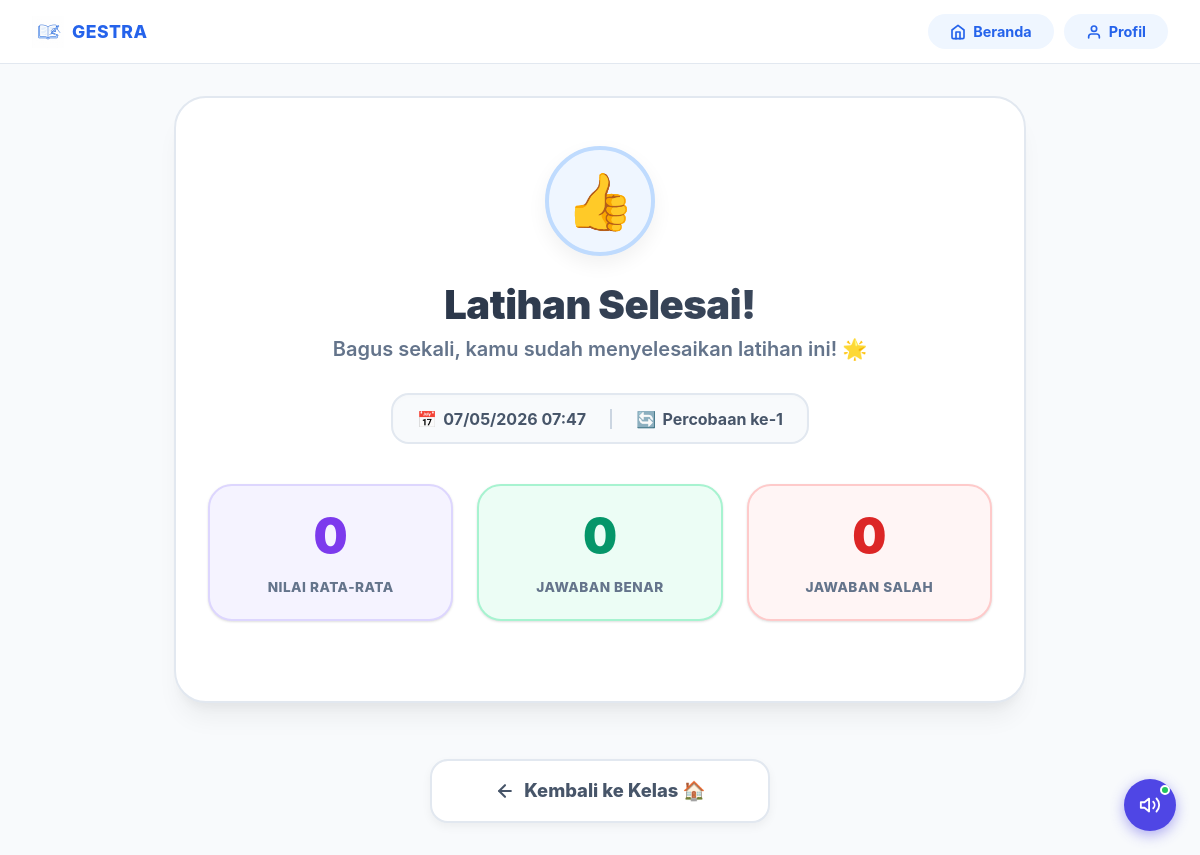
The page /murid/latihan/6/hasil (signed in) on the database its author committed.
### app/models/latihan.py (models this page shows)
class Jawaban(Base):
    __tablename__ = "jawaban"
    id = Column(Integer, primary_key=True, index=True)
    latihan_id = Column(Integer, ForeignKey("latihan.id"), index=True)
    siswa_id = Column(Integer, ForeignKey("users.id"), index=True)
    kelas_id = Column(Integer, ForeignKey("kelas.id"), index=True)
    jawaban = Column(Text)
    benar = Column(Boolean, default=False)
    nilai = Column(Integer, default=0)  # 0-100
    attempts_count = Column(Integer, default=1)
    dikumpulkan_pada = Column(DateTime, default=datetime.utcnow)
    dikoreksi_pada = Column(DateTime, nullable=True)
    latihan = relationship("Latihan", back_populates="jawaban_siswa")
    siswa = relationship("User")
    kelas = relationship("Kelas")

### app/routes/murid.py (the view)
@router.get("/latihan/{latihan_id}/hasil", response_class=HTMLResponse)
async def lihat_hasil_jawaban(
    request: Request,
    latihan_id: int,
    db: Session = Depends(get_db)
):
    user = get_current_user(request, db)
    if not user or user.role != "murid":
        return RedirectResponse(url="/login")
    latihan = get_latihan_by_id(db, latihan_id)
    if not latihan:
        return RedirectResponse(url="/murid/dashboard")
    jawaban = get_current_user(request, db) # Oops, this was wrong in the previous version too, but I'll use get_jawaban_siswa
    from app.services.latihan import get_jawaban_siswa
    jawaban = get_jawaban_siswa(db, latihan_id, user.id)
    if not jawaban:
        return RedirectResponse(
            url=f"/murid/kelas/{latihan.kelas_id}/latihan"
        )
    kelas = get_kelas_by_id(db, latihan.kelas_id)
    detail_jawaban = []
    total_soal = 0
    total_benar = 0
    total_salah = 0
    is_json = False
    if jawaban and jawaban.jawaban:
        try:
            parsed = json.loads(jawaban.jawaban)
            if isinstance(parsed, list):
                detail_jawaban = parsed
                total_soal = len(detail_jawaban)
                total_benar = sum(1 for item in detail_jawaban if item.get("benar", False))
                total_salah = total_soal - total_benar
                is_json = True
        except Exception as e:
            print(f"Fallback parsing old format in lihat_hasil_jawaban: {e}")
    return templates.TemplateResponse(
        request=request,
        name="murid/hasil-jawaban.html",
        context={
            "user": user,
            "kelas": kelas,
            "latihan": latihan,
            "jawaban": jawaban,
            "detail_jawaban": detail_jawaban,
            "total_soal": total_soal,
            "total_benar": total_benar,
            "total_salah": total_salah,
            "is_json": is_json
        }
    )

### app/templates/murid/hasil-jawaban.html (shortened to what this page needs)
{% extends "layout.html" %}
{% block content %}
<div class="container">
    <div class="result-header-card">
        <div
            class="status-avatar {% if latihan.izinkan_lihat_hasil and jawaban.nilai >= 70 %}perfect{% else %}neutral{% endif %}">
            {% if latihan.izinkan_lihat_hasil %}
            {% if jawaban.nilai >= 70 %}
            🎉
            {% else %}
            👍
            {% endif %}
            {% else %}
            🚀
            {% endif %}
        </div>
        <h1>Latihan Selesai!</h1>
        <p class="subtitle">Bagus sekali, kamu sudah menyelesaikan latihan ini! 🌟</p>
        <div
            style="background: #f8fafc; border-radius: 18px; padding: 0.85rem 1.5rem; display: inline-flex; align-items: center; gap: 1.5rem; font-weight: 700; color: #475569; border: 2px solid #e2e8f0; margin-bottom: 2.5rem; box-shadow: inset 0 2px 4px rgba(0,0,0,0.01);">
            <div style="display: flex; align-items: center; gap: 0.4rem;">
                <span>📅</span> {{ jawaban.dikumpulkan_pada.strftime('%d/%m/%Y %H:%M') }}
            </div>
            <div style="width: 2px; height: 20px; background: #cbd5e1;"></div>
            <div style="display: flex; align-items: center; gap: 0.4rem;">
                <span>🔄</span> Percobaan ke-{{ jawaban.attempts_count }}
            </div>
        </div>
        {% if latihan.izinkan_lihat_hasil %}
        <div class="stats-grid">
            <div class="stat-card score">
                <div class="val">{{ jawaban.nilai }}</div>
                <div class="label">Nilai Rata-rata</div>
            </div>
            <div class="stat-card correct">
                <div class="val">{{ total_benar }}</div>
                <div class="label">Jawaban Benar</div>
            </div>
            <div class="stat-card incorrect">
                <div class="val">{{ total_salah }}</div>
                <div class="label">Jawaban Salah</div>
            </div>
        </div>
        {% endif %}
    </div>
    <div class="actions-panel">
            <a href="/murid/kelas/{{ kelas.id }}/latihan" class="btn-action secondary">
                <svg width="20" height="20" viewBox="0 0 24 24" fill="none" stroke="currentColor" stroke-width="2.5"
                    stroke-linecap="round" stroke-linejoin="round">
                    <line x1="19" y1="12" x2="5" y2="12"></line>
                    <polyline points="12 19 5 12 12 5"></polyline>
                </svg>
                Kembali ke Kelas 🏠
            </a>
    </div>
</div>
{% endblock %}

### app/static/css/global.css (style rules this page uses)
:root { --blue-50: #EFF6FF; --blue-100: #DBEAFE; --blue-200: #BFDBFE; --blue-300: #93C5FD; --blue-400: #60A5FA; --blue-500: #3B82F6; --blue-600: #2563EB; --blue-700: #1D4ED8; --blue-800: #1E40AF; --gray-50: #F8FAFC; --gray-100: #F1F5F9; --gray-200: #E2E8F0; --gray-300: #CBD5E1; --gray-400: #94A3B8; --gray-500: #64748B; --gray-700: #334155; --gray-900: #0F172A; --white: #FFFFFF; --radius-sm: 8px; --radius-md: 14px; --radius-lg: 20px; --radius-xl: 28px; --shadow-sm: 0 1px 3px rgba(0, 0, 0, .08), 0 1px 2px rgba(0, 0, 0, .06); --shadow-md: 0 4px 16px rgba(37, 99, 235, .10); --shadow-lg: 0 8px 32px rgba(37, 99, 235, .14); --transition: all .22s ease; --font: 'Nunito', sans-serif; }
*, *::before, *::after { box-sizing: border-box; margin: 0; padding: 0; }
html { scroll-behavior: smooth; }
body { font-family: var(--font); background-color: var(--gray-50); color: var(--gray-900); min-height: 100vh; -webkit-font-smoothing: antialiased; }
a { text-decoration: none; color: inherit; }
.stats-grid { display: grid; grid-template-columns: repeat(auto-fit, minmax(200px, 1fr)); gap: 20px; margin-bottom: 32px; }
.stat-card { background: var(--white); padding: 24px; border-radius: var(--radius-lg); border: 1.5px solid var(--gray-200); box-shadow: var(--shadow-sm); display: flex; flex-direction: column; gap: 8px; transition: var(--transition); }

### app/templates/murid/hasil-jawaban.html (style rules this page uses)
:root { --primary-gradient: linear-gradient(135deg, #3b82f6 0%, #8b5cf6 100%); --success-gradient: linear-gradient(135deg, #10b981 0%, #059669 100%); --danger-gradient: linear-gradient(135deg, #ef4444 0%, #dc2626 100%); --primary-light: #eff6ff; --success-light: #ecfdf5; --danger-light: #fff5f5; --radius-lg: 24px; --radius-xl: 32px; --shadow-md: 0 10px 25px -5px rgba(59, 130, 246, 0.05), 0 8px 10px -6px rgba(59, 130, 246, 0.05); --shadow-lg: 0 20px 25px -5px rgba(0, 0, 0, 0.05), 0 10px 10px -5px rgba(0, 0, 0, 0.04); }
body { background-color: #f8fafc; font-family: 'Outfit', 'Inter', sans-serif; }
.container { max-width: 900px; margin: 2rem auto; padding: 0 1.5rem; }
.result-header-card { background: white; border-radius: var(--radius-xl); padding: 3rem 2rem; text-align: center; box-shadow: var(--shadow-lg); border: 2px solid #e2e8f0; margin-bottom: 2.5rem; position: relative; overflow: hidden; }
.status-avatar { width: 110px; height: 110px; border-radius: 50%; display: flex; align-items: center; justify-content: center; font-size: 3.5rem; margin: 0 auto 1.5rem auto; box-shadow: 0 8px 20px rgba(0, 0, 0, 0.06); animation: scaleUp 0.6s cubic-bezier(0.34, 1.56, 0.64, 1); }
.status-avatar.neutral { background: var(--primary-light); border: 4px solid #bfdbfe; }
.result-header-card h1 { font-size: 2.5rem; font-weight: 900; background: linear-gradient(135deg, #1e293b 0%, #475569 100%); -webkit-background-clip: text; -webkit-text-fill-color: transparent; margin-bottom: 0.5rem; letter-spacing: -0.5px; }
.result-header-card p.subtitle { font-size: 1.25rem; color: #64748b; margin-bottom: 2rem; font-weight: 600; }
.stats-grid { display: grid; grid-template-columns: 1fr 1fr 1fr; gap: 1.5rem; margin-bottom: 2rem; }
.stat-card { background: #f8fafc; border-radius: var(--radius-lg); padding: 1.5rem; text-align: center; border: 2px solid #e2e8f0; transition: transform 0.3s cubic-bezier(0.175, 0.885, 0.32, 1.275), box-shadow 0.3s; }
.stat-card .val { font-size: 3rem; font-weight: 900; color: #1e293b; line-height: 1.1; }
.stat-card .label { font-size: 0.85rem; font-weight: 800; color: #64748b; text-transform: uppercase; margin-top: 0.5rem; letter-spacing: 0.5px; }
.stat-card.score { background: #f5f3ff; border-color: #ddd6fe; }
.stat-card.score .val { color: #7c3aed; }
.stat-card.correct { background: var(--success-light); border-color: #a7f3d0; }
.stat-card.correct .val { color: #059669; }
.stat-card.incorrect { background: var(--danger-light); border-color: #fecaca; }
.stat-card.incorrect .val { color: #dc2626; }
.actions-panel { display: flex; flex-direction: column; align-items: center; gap: 1rem; margin-top: 3.5rem; }
.btn-action { width: 100%; max-width: 340px; padding: 1.15rem; border-radius: 18px; font-weight: 800; font-size: 1.15rem; text-decoration: none; display: flex; align-items: center; justify-content: center; gap: 0.6rem; transition: all 0.25s cubic-bezier(0.4, 0, 0.2, 1); border: none; cursor: pointer; box-shadow: 0 4px 10px rgba(0, 0, 0, 0.05); }
.btn-action.secondary { background: white; color: #475569; border: 2px solid #e2e8f0; }

### rows shown on the page
Jawaban: dikumpulkan_pada "07/05/2026 07:47", attempts_count "1", nilai "0"

### other values the page prints
{{ total_benar }} "0"
{{ total_salah }} "0"
